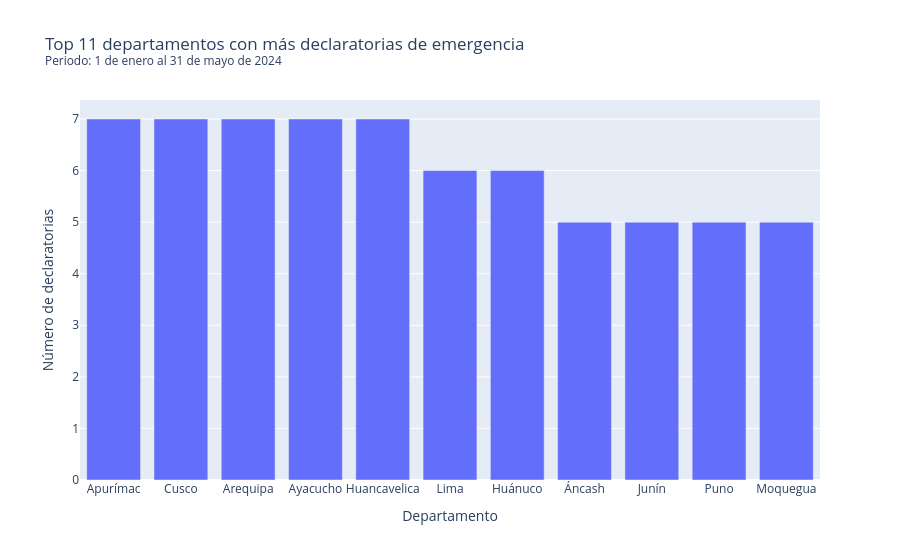

Notebook code cell kept with this figure:
### Markdown cell above
Se presenta un empate entre el 10 y el 11 de 5 declaratorias, en ese caso sería mejor mostrar el gráfico de barras hasta el 11

### Code cell
# Gráfico de barras ajustado por empate al final del top 10
top11 = tabla_final.sort_values("declaratorias", ascending=False).head(11)

grafico_2v2 = px.bar(top11, x="departamento", y="declaratorias",
                   title="Top 11 departamentos con más declaratorias de emergencia"
                            f"<br><sup>{periodo}</sup>",
                    labels={"departamento": "Departamento", "declaratorias": "Número de declaratorias"})
grafico_2v2.show()

### Figure 1 — Plotly figure (JSON) as saved in the notebook; plotly's stock layout.template omitted (floating-point values rounded to 4 significant figures)
{"data": [{"hovertemplate": "Departamento=%{x}<br>Número de declaratorias=%{y}<extra></extra>", "legendgroup": "", "marker": {"color": "#636efa", "pattern": {"shape": ""}}, "name": "", "orientation": "v", "showlegend": false, "textposition": "auto", "type": "bar", "x": ["Apurímac", "Cusco", "Arequipa", "Ayacucho", "Huancavelica", "Lima", "Huánuco", "Áncash", "Junín", "Puno", "Moquegua"], "xaxis": "x", "y": [7, 7, 7, 7, 7, 6, 6, 5, 5, 5, 5], "yaxis": "y"}], "layout": {"barmode": "relative", "legend": {"tracegroupgap": 0}, "title": {"text": "Top 11 departamentos con más declaratorias de emergencia<br><sup>Periodo: 1 de enero al 31 de mayo de 2024</sup>"}, "xaxis": {"anchor": "y", "domain": [0, 1], "title": {"text": "Departamento"}}, "yaxis": {"anchor": "x", "domain": [0, 1], "title": {"text": "Número de declaratorias"}}}}
